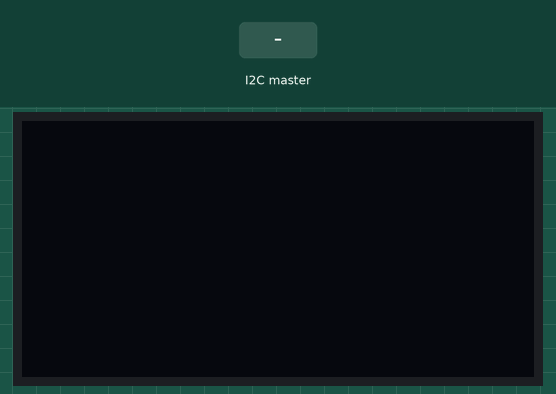
This sketch was run on a simulated Arduino Uno, built with avr-gcc and run on an emulated ATmega328P. Shown: 128×64 one-colour display. The inputs (shaded band) are chosen by the test bench. What the sketch prints to the serial monitor is not drawn.

Above: at 4.2 s.
4.3 s: the I2C master sends "R"
At 5.4 s:
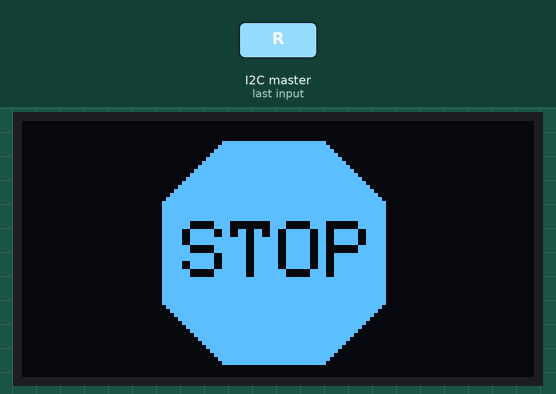
7.3 s: the I2C master sends "Y"
At 9.7 s:
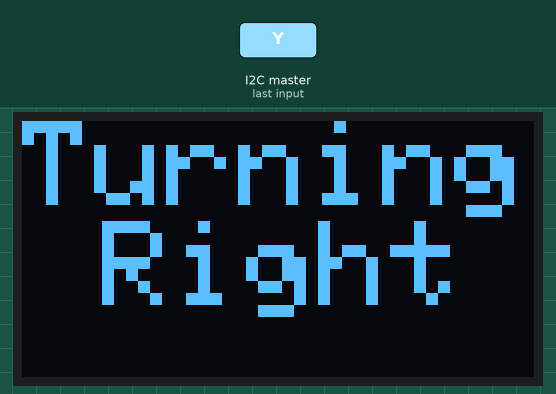
10.3 s: the I2C master sends "G"
At 13.7 s:
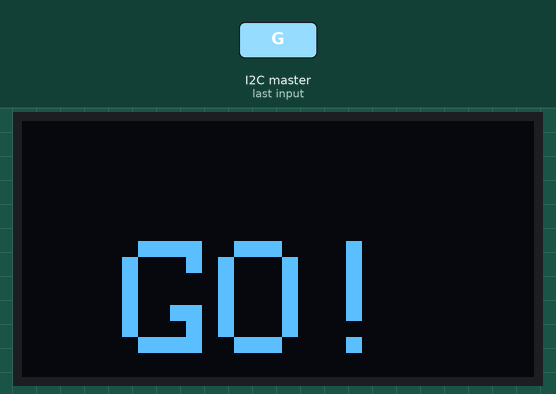
Timing chart, 0 to 15.2 s (numbered marks = the images above; inputs shaded):
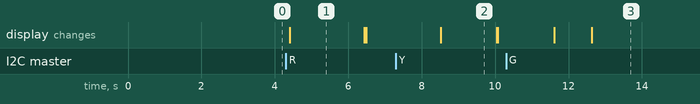

The sketch:

OLEDstatesWithi2cConnection.ino
```cpp
#include <Wire.h>
#include <SPI.h>
#include <Adafruit_GFX.h>
#include <Adafruit_SSD1305.h>

// Used for software SPI
#define OLED_CLK 13
#define OLED_MOSI 11

// Used for software or hardware SPI
#define OLED_CS 10
#define OLED_DC 8

// Used for I2C or SPI
#define OLED_RESET 9

// I2C
#define I2C_ADDRESS 0x04
#define I2C_ADDRESS 0x08
Adafruit_SSD1305 display(128, 64, &Wire, OLED_RESET);
char stateOfLights = 'a';

void setup() {

  Serial.begin(9600);
  while (! Serial) delay(100);
  Serial.println("SSD1305 OLED test");

  if ( ! display.begin(0x3C) ) {
     Serial.println("Unable to initialize OLED");
     while (1) yield();
  }

  Serial.begin(9600);
  Wire.begin(I2C_ADDRESS); // join i2c bus with address 0x04
  Wire.onReceive(receiveEvent);

  // init done
  display.display(); // show splashscreen
  delay(3000);
  display.clearDisplay();   // clears the screen and buffer

}


void loop() {
  // receive_bit = receiveEvent(1);
  Serial.print(stateOfLights);
  if(stateOfLights == 'R'){

    // stop text and symbol
    display.clearDisplay();

    display.setTextSize(2);
    display.setCursor(15,20);
   // display.println("Stopping");
    display.display();


    display.clearDisplay();
    display.fillTriangle(60, 30, 50, 5, 75, 5, WHITE); //top
    display.fillTriangle(60, 30, 75, 5, 90, 20, WHITE); //top right
    display.fillTriangle(60, 30, 90, 20, 90, 45, WHITE); //right
    display.fillTriangle(60, 30, 90, 45, 75, 60, WHITE); //bottom right
    display.fillTriangle(60, 30, 75, 60, 50, 60, WHITE); //bottom
    display.fillTriangle(60, 30, 50, 60, 35, 45, WHITE); //bottom left
    display.fillTriangle(60, 30, 35, 45, 35, 20, WHITE); //left
    display.fillTriangle(60, 30, 35, 20, 50, 5, WHITE); //top left

    display.setTextSize(2);
    display.setTextColor(BLACK);
    display.setCursor(40,25);
    display.println("STOP");
    display.display();
    delay(2000);
  }
  else if(stateOfLights == 'Y'){
    // right turn text and symbol
    display.clearDisplay();   // clears the screen and buffer

    // text display tests
    display.setTextSize(3);
    display.setTextColor(WHITE);
    display.setCursor(0,0);
    display.println("Turning");
    display.setCursor(20,25);
    display.print("Right");
    display.display();

    display.clearDisplay();
    delay(1500);

    display.fillRect(20,20,40,20,WHITE);
    display.fillTriangle(60,50,60,10,100,30,WHITE);
    display.display();


  }
  else if(stateOfLights == 'G'){
    // go text and symbol
    display.clearDisplay();
    delay(1000);

    display.setTextSize(4);
    display.setCursor(25,30);
    display.println("GO!");
    display.display();
    delay(1000);


    display.clearDisplay();
    delay(100);
  }
}

  //delay(1000);


  // left turn text and symbol
  // display.clearDisplay();
  // delay(1000);

  // display.setCursor(0,0);
  // display.println("Turning");
  // display.setCursor(30,25);
  // display.print("Left");
  // display.display();
  // delay(3000);

  // display.clearDisplay();
  // delay(1000);

  // display.fillRect(60,20,40,20,WHITE);
  // display.fillTriangle(60,50,60,10,20,30,WHITE);
  // display.display();
  // delay(3000);


void receiveEvent(int bytesReceived) {
  while (Wire.available()) {
    char r = Wire.read();
    stateOfLights = r;
    //Serial.print(r);
    // return r;
  }
}
```

Measured:
- after the input at 4.3 s, the display: changes after 0.11 s (image 1)
- after the input at 7.3 s, the display: changes after 1.2 s (image 2)
- what the display in image 1 shows lasts 2.0 s, from 4.4 s to 6.4 s
- what the display in image 2 shows lasts 1.5 s, from 8.5 s to 10.0 s
